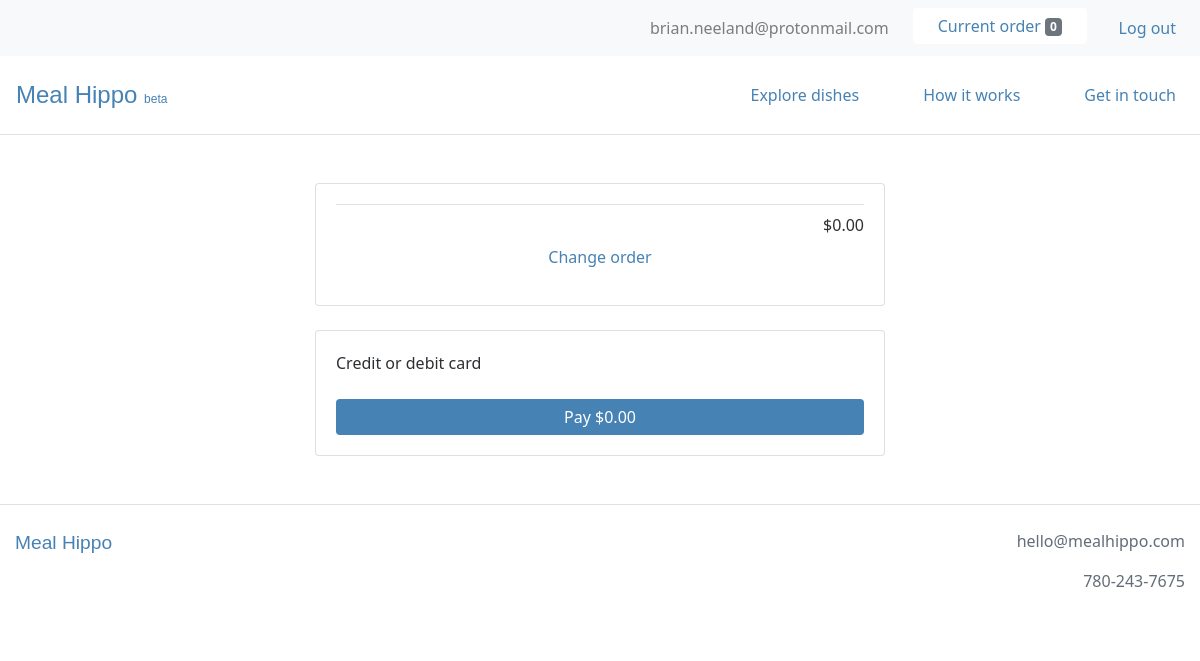
The page /order/payment (signed in) on the database as committed earlier.
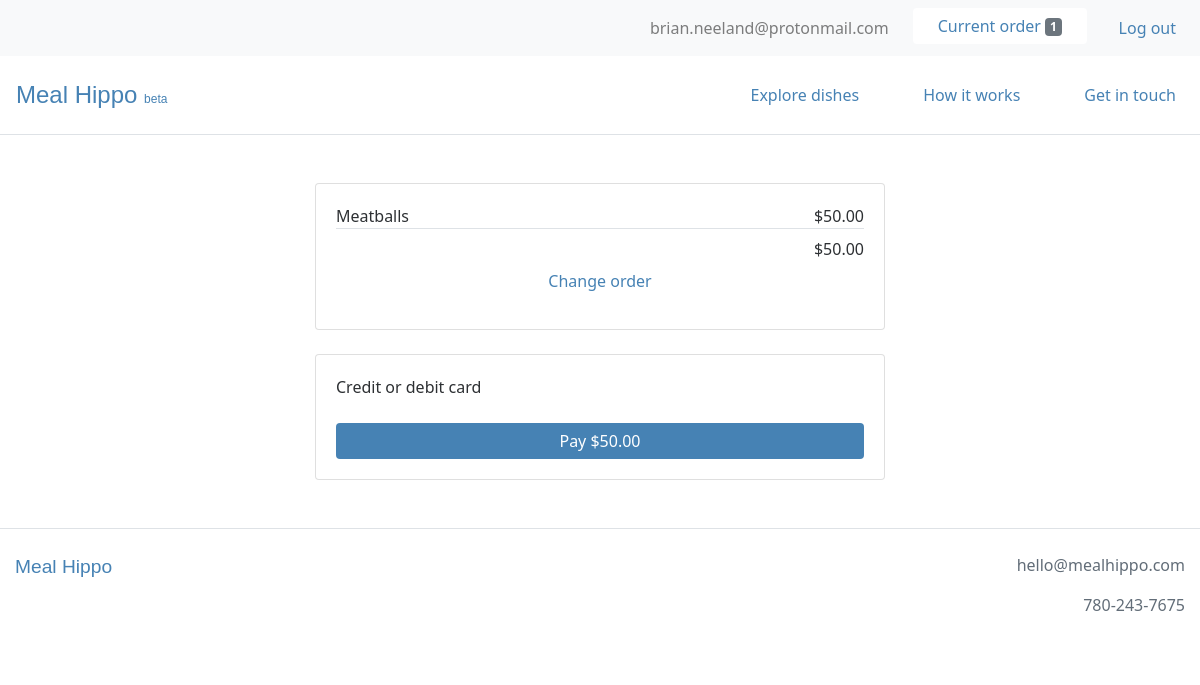
The same page on the database as committed later.
### users/models.py (models this page shows, shortened)
class CustomUser(AbstractBaseUser):
    email = models.EmailField(unique=True)
    is_active = models.BooleanField(default=True)
    is_admin = models.BooleanField(default=False)
    objects = CustomUserManager()
    USERNAME_FIELD = 'email'
    REQUIRED_FIELDS = []

### webplatform/models.py (models this page shows, shortened)
class Order(models.Model):
    user = models.ForeignKey(settings.AUTH_USER_MODEL, on_delete=models.CASCADE)
    items = models.ManyToManyField(OrderItem)
    delivery_date = models.DateField(null=True, default=timezone.now)
    delivery_time = models.TimeField(null=True, default=timezone.now)
    is_completed = models.BooleanField(default=False)
    payment = models.ForeignKey(Payment, on_delete=models.SET_NULL, blank=True, null=True)
    created_at = models.DateTimeField(auto_now_add=True)
    modified_at = models.DateTimeField(auto_now=True)
    def get_total_order_price(self):
        total_order_price = 0
        for item in self.items.all():
            total_order_price += item.get_total_item_price()
        return total_order_price

class OrderItem(models.Model):
    user = models.ForeignKey(settings.AUTH_USER_MODEL, on_delete=models.CASCADE)
    item = models.ForeignKey(Item, on_delete=models.CASCADE)
    quantity = models.IntegerField(default=1)
    is_completed = models.BooleanField(default=False)
    def get_total_item_price(self):
        return self.quantity * self.item.price

class Item(models.Model):
    supplier = models.ForeignKey(Supplier, on_delete=models.CASCADE)
    name = models.CharField(max_length=100)
    description = models.TextField()
    price = models.FloatField()
    is_active = models.BooleanField()
    created_at = models.DateTimeField(auto_now_add=True)
    modified_at = models.DateTimeField(auto_now=True)

### webplatform/views.py (the view, shortened to what this page needs)
# urls.py: path('order/payment', views.OrderPaymentView.as_view(), name='order_payment_view'),
class OrderPaymentView(LoginRequiredMixin, View):
    def get(self, *args, **kwargs):
        order = models.Order.objects.get(user=self.request.user, is_completed=False)
        order_items = order.items.all()
        context = {
            'order': order,
            'order_items': order_items,
        }
        return render(self.request, 'webplatform/order_payment_view.html', context)

### webplatform/templatetags/cart_templatetags.py (called while the page is built)
@register.filter
def cart_item_count(user):
    if user.is_authenticated:
        queryset = models.Order.objects.filter(user=user, is_completed=False)
        if queryset.exists():
            return queryset[0].items.count()
    return 0

### webplatform/templates/webplatform/order_payment_view.html (shortened to what this page needs)
{% extends 'base.html' %}
{% load static %}
{% load crispy_forms_tags %}
{% load humanize %}
{% block content %}
<div class="container-fluid my-5">
  <div class="row">
    <div class="col-lg-6 offset-lg-3 col-md-8 offset-md-2 col-12">
      <div class="card">
        <div class="card-body">
          <div class="container">
            {% for order_item in order_items %}
              <div class="row">
                <div class="col text-left px-0">
                  {{ order_item.item.name }}
                </div>
                <div class="col text-right px-0">
                  ${{ order_item.get_total_item_price|floatformat:2|intcomma }}
                </div>
              </div>
            {% endfor %}
          </div>
          <div class="container">
            <div class="row border-top py-2">
              <div class="col text-right px-0">
                ${{ order.get_total_order_price|floatformat:2|intcomma }}
              </div>
            </div>
          </div>
          <p class="text-center"><a href="{% url 'webplatform:order_items_view' %}">Change order</a></p>
        </div>
      </div>
      <div class="card mt-4">
        <div class="card-body">
          <form action="" method="post" id="payment-form">
            <div class="mb-3">
            	<label for="card-element">
            		Credit or debit card
            	</label>
            </div>
            <button class="btn btn-primary w-100">Pay ${{ order.get_total_order_price|floatformat:2|intcomma }}</button>
          </form>
        </div>
      </div>
    </div>
  </div>
</div>
{% endblock %}

### templates/base.html (shortened to what this page needs)
{% load static %}
{% load cart_templatetags %}
<!DOCTYPE html>
<html lang="en" dir="ltr">
  <head>
    <link rel="stylesheet" href="https://stackpath.bootstrapcdn.com/bootstrap/4.4.1/css/bootstrap.min.css">
    <link rel="stylesheet" type="text/css" href="{% static 'style.css' %}">
  </head>
  <body>
    {% if user.is_authenticated %}
      <nav class="navbar navbar-expand-md navbar-light bg-light">
          <ul class="navbar-nav ml-md-auto mx-md-0 mx-auto text-md-left text-center">
            <li class="nav-item ml-4">
              <span class="navbar-text">
                {{ request.user.email }}
              </span>
            </li>
            <li class="nav-item ml-4">
              <a href="{% url 'webplatform:order_items_view' %}">
                <button type="button" class="btn btn-light bg-white">
                  Current order <span class="badge badge-secondary">{{ request.user|cart_item_count }}</span>
                </button>
              </a>
            </li>
            <li class="nav-item ml-4">
              <a class="nav-link" href="{% url 'logout' %}">Log out</a>
            </li>
          </ul>
      </nav>
    {% endif %}
    <nav class="navbar navbar-expand-md navbar-light py-3 border-bottom">
      <a class="navbar-brand" href="{% url 'webplatform:home_view' %}">Meal&nbsp;Hippo <small style="font-size: 0.5em;">beta</small></a>
      <div class="collapse navbar-collapse" id="navbarText">
        <ul class="navbar-nav ml-auto">
          <li class="nav-item ml-5">
            <a class="nav-link" href="{% url 'webplatform:order_items_view' %}">Explore dishes</a>
          </li>
          <li class="nav-item ml-5">
            <a class="nav-link" href="{% url 'webplatform:support_view' %}">How it works</a>
          </li>
          <li class="nav-item ml-5">
            <a class="nav-link" href="{% url 'webplatform:contact_view' %}">Get in touch</a>
          </li>
        </ul>
      </div>
    </nav>
    {% block content %}
    {% endblock %}
    <footer>
      <div class="container-fluid text-center py-4 mb-5 border-top">
        <div class="row">
          <div class="col-sm text-sm-left mb-4">
            <span class="logo">
              <a href="{% url 'webplatform:home_view' %}">Meal&nbsp;Hippo</a>
            </span>
          </div>
          <div class="col-sm text-sm-right">
            <p>hello@mealhippo.com</p>
            <p>780-243-7675</p>
          </div>
        </div>
      </div>
    </footer>
  </body>
</html>

Rows that differ between the two databases and show on the page:
changed CustomUser "brian.neeland@protonmail.com": user|cart_item_count "0" → "1"
added OrderItem: item.name "Meatballs", get_total_item_price "50.00"
computed for Order: get_total_order_price "0.00" → "50.00"
